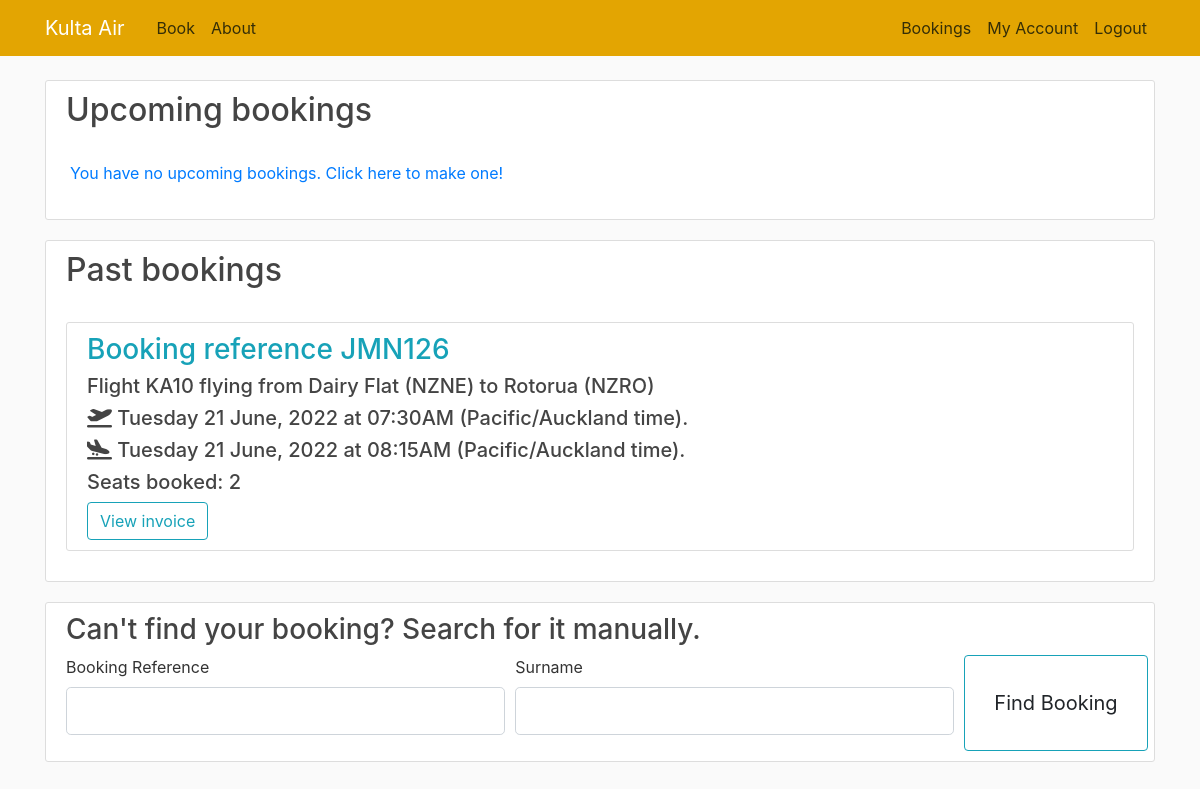
The page /bookings (signed in) on the database its author committed.
### flightbookingapp/models.py (models this page shows, shortened)
class Booking(db.Model):
    booking_ref = db.Column(db.VARCHAR(6), primary_key=True, nullable=False, unique=True)
    customer = db.Column(db.Integer, db.ForeignKey('customer.id'), nullable=False)
    flight = db.Column(db.Integer, db.ForeignKey('departure.id'), nullable=False)
    tickets = db.Column(db.Integer, default=1)

class Departure(db.Model):
    id = db.Column(db.Integer, primary_key=True, nullable=False, unique=True)
    flight_number = db.Column(db.VARCHAR(10), db.ForeignKey('route.flight_code'), nullable=False)
    depart_date = db.Column(db.Date, nullable=False)
    stopover_date = db.Column(db.Date)
    arrival_date = db.Column(db.Date, nullable=False)
    price = db.Column(db.Float, nullable=False, default=0.00)
    booked_seats = db.Column(db.Integer, nullable=False, default=0)

class Airport(db.Model):
    int_code = db.Column(db.CHAR(4), primary_key=True, unique=True)
    name = db.Column(db.VARCHAR(50), nullable=False)
    timezone = db.Column(db.String(50))

class Route(db.Model):
    flight_code = db.Column(db.VARCHAR(10), primary_key=True, nullable=False, unique=True)
    depart_time = db.Column(db.Time, nullable=False)
    arrive_time = db.Column(db.Time, nullable=False)
    stopover_time = db.Column(db.Time)
    depart_airport = db.Column(db.CHAR(4), db.ForeignKey('airport.int_code'), nullable=False)
    arrive_airport = db.Column(db.CHAR(4), db.ForeignKey('airport.int_code'), nullable=False)
    stopover_airport = db.Column(db.CHAR(4), db.ForeignKey('airport.int_code'))
    plane = db.Column(db.Integer, db.ForeignKey('aircraft.id'), nullable=False)

### flightbookingapp/routes.py (the view, shortened to what this page needs)
@app.route('/bookings', methods=['GET', 'POST'])
def bookings():
    if request.method == "POST":
        if request.form.get('cancel') == 'Cancel booking':
            funcs.cancel_booking(request.form.get('booking'))
            return redirect(url_for('bookings'))
        if request.form.get('view') == 'View invoice':
            return redirect(url_for('invoice', booking_ref=request.form.get('booking'), surname=current_user.last_name))
    form = FindBookingForm()
    flight_info = {}
    if current_user.is_authenticated:
        flight_info = funcs.collect_user_bookings()
    return render_template('bookings.html', title='Bookings', loggedin=current_user.is_authenticated,
                           user_bookings=flight_info, form=form)

### flightbookingapp/forms.py
class FindBookingForm(FlaskForm):
    booking_ref = StringField('Booking Reference', validators=[DataRequired(), Length(min=1, max=6)])
    surname = StringField('Surname', validators=[DataRequired()])
    submit = SubmitField('Find Booking')

### flightbookingapp/models.py (called while the page is built)
@login_manager.user_loader
def load_customer(user_id):
    return Customer.query.get(int(user_id))

### flightbookingapp/route_funcs.py (called while the page is built)
def date_in_past(date_and_time, timezone) -> bool:
    return datetime.datetime.now(ZoneInfo(timezone)) > date_and_time.replace(tzinfo=ZoneInfo(timezone))

def collect_user_bookings():
    flight_info = []
    for booking in current_user.bookings:
        departure = Departure.query.filter_by(id=booking.flight).first()
        route = Route.query.filter_by(flight_code=departure.flight_number).first()
        dep_airport = Airport.query.filter_by(int_code=route.depart_airport).first()
        arr_airport = Airport.query.filter_by(int_code=route.arrive_airport).first()
        booking_past = date_in_past(datetime.datetime.combine(departure.depart_date, route.depart_time),
                                    dep_airport.timezone)
        flight_info.append([booking, departure, route, dep_airport, arr_airport, booking_past])
    return sorted(flight_info, key=lambda flight: flight[1].depart_date)

### flightbookingapp/templates/bookings.html (shortened to what this page needs)
{% extends "layout.html" %}
{% block content %}
    {% if loggedin %}
        {% with bookings=user_bookings %}
            {% include 'upcoming_bookings.html' %}
        {% endwith %}
        <div class="content-section">
        <h3 class="bookings-heading"> Can't find your booking? Search for it manually.</h3>
    {% else %}
        <div class="content-section">
        <h2 class="bookings-heading"> Search for a booking </h2>
    {% endif %}
<form method="POST" action="">
    <fieldset class="form-row">
        <div class="form-group col-md-5">
            {{ form.booking_ref.label(class="form-control-label") }}
            {% if form.booking_ref.errors %}
                {{ form.booking_ref(class="form-control form-control-lg is-invalid") }}
                <div class="invalid-feedback">
                    {% for error in form.fly_from.errors %}
                        <span>{{ error }}</span>
                    {% endfor %}
                </div>
            {% else %}
                {{ form.booking_ref(class="form-control form-control-lg") }}
            {% endif %}
        </div>
        <div class="form-group col-md-5">
            {{ form.surname.label(class="form-control-label") }}
            {% if form.surname.errors %}
                {{ form.surname(class="form-control form-control-lg is-invalid") }}
                <div class="invalid-feedback">
                    {% for error in form.surname.errors %}
                        <span>{{ error }}</span>
                    {% endfor %}
                </div>
            {% else %}
                {{ form.surname(class="form-control form-control-lg") }}
            {% endif %}
        </div>
        <div class="d-grid btn-group col-2 mx-auto">
            <button class="btn btn-outline-info"
                    type="submit">{{ form.submit(class="btn btn-lg") }}</button>
        </div>
    </fieldset>
</form>
</div>
{% endblock content %}

### flightbookingapp/templates/upcoming_bookings.html (shortened to what this page needs)
<div class="content-section">
    <div class="media">
        <div class="media-body">
            <h2 class="bookings-heading">Upcoming bookings</h2>
            {% set ns = namespace(upcoming=false, past=false) %}
            {% if bookings == [] %}
                <br>
                <p class="text-secondary"><a class="ml-2" href="{{ url_for('home') }}">You have no upcoming bookings.
                    Click here to make one!</a></p>
            {% else %}
                <br>
                {% if ns.upcoming == false %}
                    <div class="text-secondary"><a class="ml-1" href="{{ url_for('home') }}">You have no upcoming
                        bookings. Click here to make one!</a>
                    </div>
                    <br>
                {% endif %}
            {% endif %}
        </div>
    </div>
</div>
{% if not bookings == [] and ns.past == true %}
    <div class="content-section">
        <div class="media-body">
            <h2 class="bookings-heading">Past bookings</h2>
            <br>
            {% for booking in bookings|reverse %}
                {% if booking[5] %}
                    <div class="content-section">
                        <form method="post" action="">
                            <h3 class="text-info">Booking reference {{ booking[0].booking_ref.upper() }}</h3>
                            <h5>Flight {{ booking[1].flight_number }} flying from {{ booking[3].name }}
                                ({{ booking[3].int_code }})
                                to {{ booking[4].name }} ({{ booking[4].int_code }})</h5>
                            <h5>
                                <i class="fa-solid fa-plane-departure"></i> {{ (booking[1].depart_date).strftime("%A %d %B, %Y") }}
                                at {{ booking[2].depart_time.strftime("%#I:%M%p") }} ({{ booking[3].timezone }} time).
                            </h5>
                            <h5>
                                <i class="fa-solid fa-plane-arrival"></i> {{ (booking[1].arrival_date).strftime("%A %d %B, %Y") }}
                                at {{ booking[2].arrive_time.strftime("%#I:%M%p") }} ({{ booking[4].timezone }} time).
                            </h5>
                            <h5>Seats booked: {{ booking[0].tickets }}</h5>
                            <input type="submit" value="View invoice" name="view" class="btn btn-outline-info">
                        </form>
                    </div>
                {% endif %}
            {% endfor %}
        </div>
    </div>
{% endif %}

### flightbookingapp/static/main.css (style rules this page uses)
body { background: #fafafa; color: #333333; margin-top: 5rem; }
h1, h2, h3, h4, h5, h6 { color: #444444; }
.content-section { background: #ffffff; padding: 10px 20px; border: 1px solid #dddddd; border-radius: 3px; margin-bottom: 20px; }

### rows shown on the page
Booking: booking_ref "JMN126", flight_number "KA10", name "Dairy Flat", int_code "NZNE", name "Rotorua", int_code "NZRO", depart_time "07:30AM", timezone "Pacific/Auckland", arrive_time "08:15AM", tickets "2"
Departure: depart_date "Tuesday 21 June, 2022", arrival_date "Tuesday 21 June, 2022"
